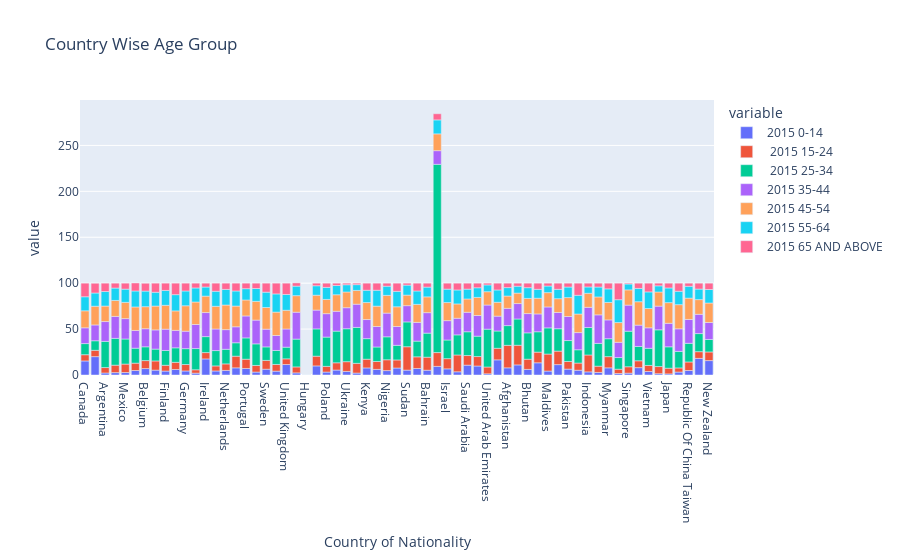

Notebook code cell kept with this figure:
### Code cell
px.bar(df, df.index,['2015 0-14',
 ' 2015 15-24',
 ' 2015 25-34',
 '2015 35-44',
 '2015 45-54',
 '2015 55-64',
 '2015 65 AND ABOVE'], title='Country Wise Age Group')

### Figure 1 — Plotly figure (JSON) as saved in the notebook; plotly's stock layout.template omitted (floating-point values rounded to 4 significant figures)
{"data": [{"alignmentgroup": "True", "hovertemplate": "variable=2015 0-14<br>Country of Nationality=%{x}<br>value=%{y}<extra></extra>", "legendgroup": "2015 0-14", "marker": {"color": "#636efa", "pattern": {"shape": ""}}, "name": "2015 0-14", "offsetgroup": "2015 0-14", "orientation": "v", "showlegend": true, "textposition": "auto", "type": "bar", "x": ["Canada", "United States Of America", "Argentina", "Brazil", "Mexico", "Austria", "Belgium", "Denmark", "Finland", "France", "Germany", "Greece", "Ireland", "Italy", "Netherlands", "Norway", "Portugal", "Spain", "Sweden", "Switzerland", "United Kingdom", "Czech Rep.", "Hungary", "Kazakhstan", "Poland", "Russian Federation", "Ukraine", "Egypt", "Kenya", "Mauritius", "Nigeria", "South Africa", "Sudan", "Tanzania", "Bahrain", "Iraq", "Israel", "Oman", "Saudi Arabia", "Turkey", "United Arab Emirates", "Yemen", "Afghanistan", "Bangladesh", "Bhutan", "Iran", "Maldives", "Nepal", "Pakistan", "Sri Lanka", "Indonesia", "Malaysia", "Myanmar", "Philippines", "Singapore", "Thailand", "Vietnam", "China", "Japan", "Korea (Republic Of ", "Republic Of China Taiwan", "Australia", "New Zealand"], "xaxis": "x", "y": [15.3, 20, 2.2, 2.6, 2.7, 4.9, 7, 5.3, 4.3, 6, 4.4, 2, 17.5, 4.4, 5, 7.8, 7.1, 3.2, 6.3, 4.2, 11.4, 2.3, 0, 9.9, 3.2, 5.4, 3.9, 2.1, 7.7, 6.1, 4.8, 7.6, 5.3, 7.1, 5.2, 9.4, 6.7, 3.5, 10.7, 9.8, 1.3, 16.5, 7.8, 11, 6.1, 13.3, 4.3, 11.3, 6.4, 5.2, 3.4, 2.8, 7.8, 1.6, 2, 8, 3.8, 1.4, 1.2, 3.2, 4.9, 18.1, 15.7], "yaxis": "y"}, {"alignmentgroup": "True", "hovertemplate": "variable= 2015 15-24<br>Country of Nationality=%{x}<br>value=%{y}<extra></extra>", "legendgroup": " 2015 15-24", "marker": {"color": "#EF553B", "pattern": {"shape": ""}}, "name": " 2015 15-24", "offsetgroup": " 2015 15-24", "orientation": "v", "showlegend": true, "textposition": "auto", "type": "bar", "x": ["Canada", "United States Of America", "Argentina", "Brazil", "Mexico", "Austria", "Belgium", "Denmark", "Finland", "France", "Germany", "Greece", "Ireland", "Italy", "Netherlands", "Norway", "Portugal", "Spain", "Sweden", "Switzerland", "United Kingdom", "Czech Rep.", "Hungary", "Kazakhstan", "Poland", "Russian Federation", "Ukraine", "Egypt", "Kenya", "Mauritius", "Nigeria", "South Africa", "Sudan", "Tanzania", "Bahrain", "Iraq", "Israel", "Oman", "Saudi Arabia", "Turkey", "United Arab Emirates", "Yemen", "Afghanistan", "Bangladesh", "Bhutan", "Iran", "Maldives", "Nepal", "Pakistan", "Sri Lanka", "Indonesia", "Malaysia", "Myanmar", "Philippines", "Singapore", "Thailand", "Vietnam", "China", "Japan", "Korea (Republic Of ", "Republic Of China Taiwan", "Australia", "New Zealand"], "xaxis": "x", "y": [6.8, 6.9, 5.9, 8.1, 9.2, 8, 8.7, 10, 6.3, 7.8, 7, 3.7, 6.9, 5.5, 7.1, 12.7, 10.1, 7.2, 9.6, 7.3, 6.2, 6.5, 0, 10.6, 6.2, 7.9, 10.6, 10.6, 9.5, 8.6, 11.8, 8.8, 25.5, 12.7, 14.2, 15, 11.1, 18.3, 10.5, 10.3, 7.4, 12.6, 24.5, 21.4, 11.1, 11.6, 18.5, 14.7, 8.3, 7.8, 18.4, 6.8, 12.2, 4.7, 7, 7.5, 6.6, 7.8, 6.2, 4.5, 9.3, 7.3, 9.4], "yaxis": "y"}, {"alignmentgroup": "True", "hovertemplate": "variable= 2015 25-34<br>Country of Nationality=%{x}<br>value=%{y}<extra></extra>", "legendgroup": " 2015 25-34", "marker": {"color": "#00cc96", "pattern": {"shape": ""}}, "name": " 2015 25-34", "offsetgroup": " 2015 25-34", "orientation": "v", "showlegend": true, "textposition": "auto", "type": "bar", "x": ["Canada", "United States Of America", "Argentina", "Brazil", "Mexico", "Austria", "Belgium", "Denmark", "Finland", "France", "Germany", "Greece", "Ireland", "Italy", "Netherlands", "Norway", "Portugal", "Spain", "Sweden", "Switzerland", "United Kingdom", "Czech Rep.", "Hungary", "Kazakhstan", "Poland", "Russian Federation", "Ukraine", "Egypt", "Kenya", "Mauritius", "Nigeria", "South Africa", "Sudan", "Tanzania", "Bahrain", "Iraq", "Israel", "Oman", "Saudi Arabia", "Turkey", "United Arab Emirates", "Yemen", "Afghanistan", "Bangladesh", "Bhutan", "Iran", "Maldives", "Nepal", "Pakistan", "Sri Lanka", "Indonesia", "Malaysia", "Myanmar", "Philippines", "Singapore", "Thailand", "Vietnam", "China", "Japan", "Korea (Republic Of ", "Republic Of China Taiwan", "Australia", "New Zealand"], "xaxis": "x", "y": [12.1, 10.4, 28.5, 29.2, 27.3, 16.3, 15, 12.9, 16.1, 15.8, 17.3, 23.1, 17.4, 16.7, 15.9, 14.6, 23.2, 23.5, 14.7, 15.2, 12.7, 30.3, 0, 29.7, 31.9, 34.5, 35.9, 39.1, 22.4, 15.8, 25, 15.9, 27, 17.1, 26.2, 205, 20.3, 21.9, 25.9, 22.2, 41.2, 18.8, 21.5, 28.6, 28.7, 22.2, 28.5, 24.4, 22.8, 14.5, 29.9, 24.8, 19.5, 12.7, 38.7, 15.6, 18.7, 40, 23.3, 18, 20.3, 19.7, 13.6], "yaxis": "y"}, {"alignmentgroup": "True", "hovertemplate": "variable=2015 35-44<br>Country of Nationality=%{x}<br>value=%{y}<extra></extra>", "legendgroup": "2015 35-44", "marker": {"color": "#ab63fa", "pattern": {"shape": ""}}, "name": "2015 35-44", "offsetgroup": "2015 35-44", "orientation": "v", "showlegend": true, "textposition": "auto", "type": "bar", "x": ["Canada", "United States Of America", "Argentina", "Brazil", "Mexico", "Austria", "Belgium", "Denmark", "Finland", "France", "Germany", "Greece", "Ireland", "Italy", "Netherlands", "Norway", "Portugal", "Spain", "Sweden", "Switzerland", "United Kingdom", "Czech Rep.", "Hungary", "Kazakhstan", "Poland", "Russian Federation", "Ukraine", "Egypt", "Kenya", "Mauritius", "Nigeria", "South Africa", "Sudan", "Tanzania", "Bahrain", "Iraq", "Israel", "Oman", "Saudi Arabia", "Turkey", "United Arab Emirates", "Yemen", "Afghanistan", "Bangladesh", "Bhutan", "Iran", "Maldives", "Nepal", "Pakistan", "Sri Lanka", "Indonesia", "Malaysia", "Myanmar", "Philippines", "Singapore", "Thailand", "Vietnam", "China", "Japan", "Korea (Republic Of ", "Republic Of China Taiwan", "Australia", "New Zealand"], "xaxis": "x", "y": [17.2, 17.2, 21.6, 23.9, 22.2, 19.3, 19.7, 20.9, 23.2, 19, 19, 26.2, 26.2, 23.5, 21.4, 17.4, 23.9, 25.9, 19.3, 16.3, 19.8, 29.3, 0, 20.5, 25.5, 21.6, 22.9, 25.3, 20.8, 22.3, 25.8, 20.5, 17.7, 20.4, 22.3, 14.9, 21.1, 18.1, 21.2, 22.5, 26.3, 16.2, 18.8, 16.8, 21, 19.4, 22.8, 17.7, 26.2, 18.7, 22, 31.1, 20.5, 16.6, 28.4, 23.2, 22.3, 25.8, 25.6, 24.6, 26, 21, 18.5], "yaxis": "y"}, {"alignmentgroup": "True", "hovertemplate": "variable=2015 45-54<br>Country of Nationality=%{x}<br>value=%{y}<extra></extra>", "legendgroup": "2015 45-54", "marker": {"color": "#FFA15A", "pattern": {"shape": ""}}, "name": "2015 45-54", "offsetgroup": "2015 45-54", "orientation": "v", "showlegend": true, "textposition": "auto", "type": "bar", "x": ["Canada", "United States Of America", "Argentina", "Brazil", "Mexico", "Austria", "Belgium", "Denmark", "Finland", "France", "Germany", "Greece", "Ireland", "Italy", "Netherlands", "Norway", "Portugal", "Spain", "Sweden", "Switzerland", "United Kingdom", "Czech Rep.", "Hungary", "Kazakhstan", "Poland", "Russian Federation", "Ukraine", "Egypt", "Kenya", "Mauritius", "Nigeria", "South Africa", "Sudan", "Tanzania", "Bahrain", "Iraq", "Israel", "Oman", "Saudi Arabia", "Turkey", "United Arab Emirates", "Yemen", "Afghanistan", "Bangladesh", "Bhutan", "Iran", "Maldives", "Nepal", "Pakistan", "Sri Lanka", "Indonesia", "Malaysia", "Myanmar", "Philippines", "Singapore", "Thailand", "Vietnam", "China", "Japan", "Korea (Republic Of ", "Republic Of China Taiwan", "Australia", "New Zealand"], "xaxis": "x", "y": [18.5, 20.4, 16.9, 17.4, 17.7, 25.6, 24, 26, 26, 21.2, 27.7, 24.5, 17.9, 24.7, 26.8, 22.6, 17.4, 20.4, 23.6, 25.5, 20.4, 18, 0, 16.2, 15.5, 18, 17.1, 15, 18.5, 22.2, 19.3, 21.5, 11.5, 19.6, 17.2, 18.3, 19.7, 15.6, 14.5, 19.7, 14.5, 15.1, 13.4, 11.4, 16.5, 17.1, 15.6, 15, 20.6, 20.2, 15.3, 19.5, 19, 21.5, 16.6, 25.5, 21, 15.4, 22.5, 26.3, 23.2, 16, 21.2], "yaxis": "y"}, {"alignmentgroup": "True", "hovertemplate": "variable=2015 55-64<br>Country of Nationality=%{x}<br>value=%{y}<extra></extra>", "legendgroup": "2015 55-64", "marker": {"color": "#19d3f3", "pattern": {"shape": ""}}, "name": "2015 55-64", "offsetgroup": "2015 55-64", "orientation": "v", "showlegend": true, "textposition": "auto", "type": "bar", "x": ["Canada", "United States Of America", "Argentina", "Brazil", "Mexico", "Austria", "Belgium", "Denmark", "Finland", "France", "Germany", "Greece", "Ireland", "Italy", "Netherlands", "Norway", "Portugal", "Spain", "Sweden", "Switzerland", "United Kingdom", "Czech Rep.", "Hungary", "Kazakhstan", "Poland", "Russian Federation", "Ukraine", "Egypt", "Kenya", "Mauritius", "Nigeria", "South Africa", "Sudan", "Tanzania", "Bahrain", "Iraq", "Israel", "Oman", "Saudi Arabia", "Turkey", "United Arab Emirates", "Yemen", "Afghanistan", "Bangladesh", "Bhutan", "Iran", "Maldives", "Nepal", "Pakistan", "Sri Lanka", "Indonesia", "Malaysia", "Myanmar", "Philippines", "Singapore", "Thailand", "Vietnam", "China", "Japan", "Korea (Republic Of ", "Republic Of China Taiwan", "Australia", "New Zealand"], "xaxis": "x", "y": [15.3, 14.4, 15.8, 13.5, 14.4, 17.4, 17, 15, 16.2, 17.7, 16.1, 15.3, 9.9, 16.4, 17, 16.4, 12.3, 14, 16.7, 19.8, 17.2, 10.4, 0, 10.3, 13.1, 10.1, 7.9, 6.3, 13.4, 17.3, 10, 16.8, 10.9, 14.6, 10.6, 15.2, 14.6, 15.2, 10.7, 10.5, 7.4, 13.4, 9.2, 7.5, 11.7, 9.7, 7.2, 10.2, 11.5, 20.4, 6.9, 10.8, 14.8, 24.9, 6.4, 14.5, 18.1, 6.7, 16, 14.6, 12.9, 11.5, 14.7], "yaxis": "y"}, {"alignmentgroup": "True", "hovertemplate": "variable=2015 65 AND ABOVE<br>Country of Nationality=%{x}<br>value=%{y}<extra></extra>", "legendgroup": "2015 65 AND ABOVE", "marker": {"color": "#FF6692", "pattern": {"shape": ""}}, "name": "2015 65 AND ABOVE", "offsetgroup": "2015 65 AND ABOVE", "orientation": "v", "showlegend": true, "textposition": "auto", "type": "bar", "x": ["Canada", "United States Of America", "Argentina", "Brazil", "Mexico", "Austria", "Belgium", "Denmark", "Finland", "France", "Germany", "Greece", "Ireland", "Italy", "Netherlands", "Norway", "Portugal", "Spain", "Sweden", "Switzerland", "United Kingdom", "Czech Rep.", "Hungary", "Kazakhstan", "Poland", "Russian Federation", "Ukraine", "Egypt", "Kenya", "Mauritius", "Nigeria", "South Africa", "Sudan", "Tanzania", "Bahrain", "Iraq", "Israel", "Oman", "Saudi Arabia", "Turkey", "United Arab Emirates", "Yemen", "Afghanistan", "Bangladesh", "Bhutan", "Iran", "Maldives", "Nepal", "Pakistan", "Sri Lanka", "Indonesia", "Malaysia", "Myanmar", "Philippines", "Singapore", "Thailand", "Vietnam", "China", "Japan", "Korea (Republic Of ", "Republic Of China Taiwan", "Australia", "New Zealand"], "xaxis": "x", "y": [14.8, 10.6, 9.1, 5.3, 6.5, 8.7, 8.5, 9.9, 7.9, 12.5, 8.5, 5.2, 4.2, 8.8, 6.8, 8.5, 6, 5.8, 9.8, 11.7, 12.3, 3.5, 0, 2.8, 4.6, 2.5, 1.7, 1.6, 7.7, 7.7, 3.3, 8.9, 2.1, 8.5, 4.3, 6.7, 6.5, 7.4, 6.5, 5, 1.9, 7.4, 4.8, 3.3, 4.9, 6.7, 3.1, 6.7, 4.2, 13.2, 4.1, 4.2, 6.2, 18, 0.9, 5.7, 9.5, 2.9, 5.2, 8.8, 3.4, 6.4, 6.9], "yaxis": "y"}], "layout": {"barmode": "relative", "legend": {"title": {"text": "variable"}, "tracegroupgap": 0}, "title": {"text": "Country Wise Age Group"}, "xaxis": {"anchor": "y", "domain": [0, 1], "title": {"text": "Country of Nationality"}}, "yaxis": {"anchor": "x", "domain": [0, 1], "title": {"text": "value"}}}}
